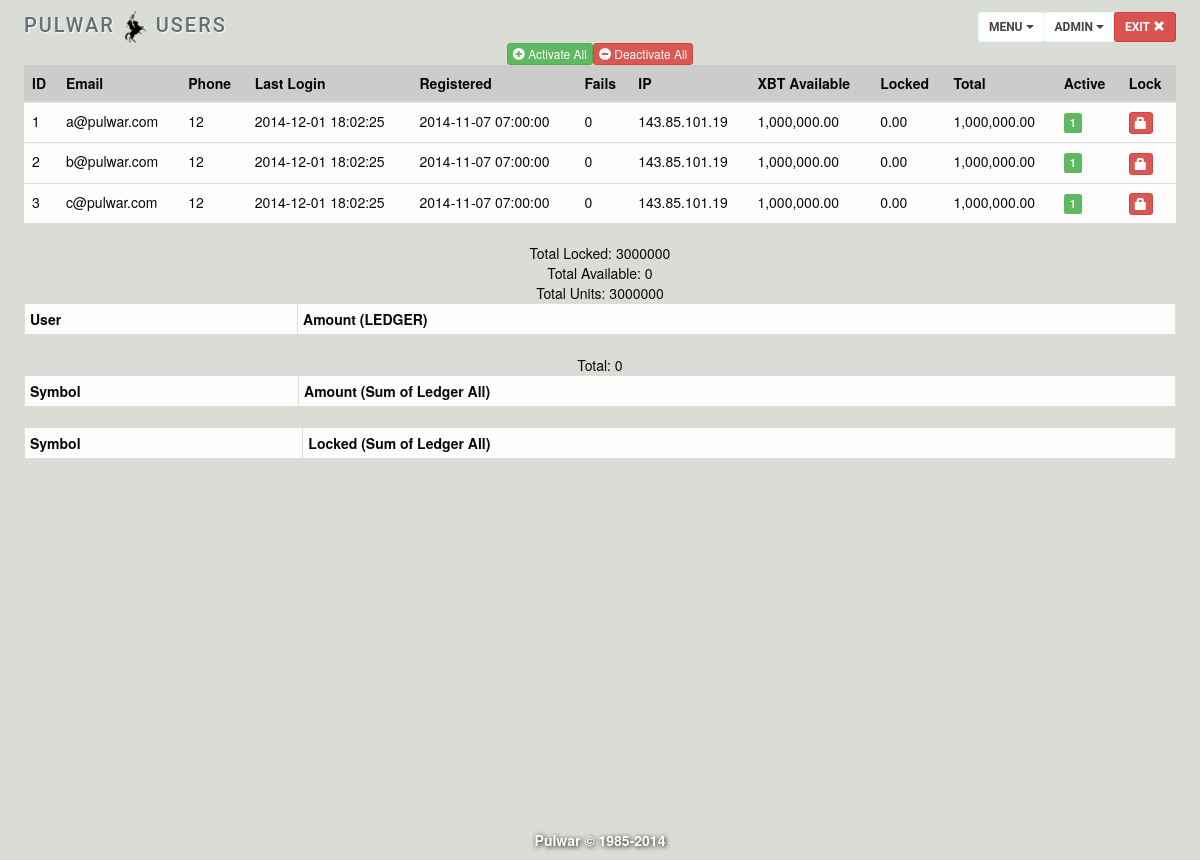
/admin_users.php (signed in), run on the app's committed database.
### tables this page shows
CREATE TABLE IF NOT EXISTS `users` (
  `id` int(10) NOT NULL AUTO_INCREMENT COMMENT 'user id',
  `email` varchar(63) NOT NULL,
  `fname` varchar(63) NOT NULL,
  `lname` varchar(63) NOT NULL,
  `birth` date NOT NULL,
  `address` varchar(63) NOT NULL,
  `city` varchar(63) NOT NULL,
  `region` varchar(63) NOT NULL,
  `zip` int(20) NOT NULL,
  `phone` int(20) NOT NULL,
  `question` varchar(63) NOT NULL,
  `answer` varchar(63) NOT NULL,
  `password` char(128) NOT NULL,
  `registered` timestamp NOT NULL DEFAULT CURRENT_TIMESTAMP,
  `last_login` timestamp NULL DEFAULT NULL,
  `ip` varchar(15) NOT NULL,
  `fails` int(1) NOT NULL DEFAULT '0' COMMENT 'failed login attempts',
  `active` int(1) NOT NULL DEFAULT '0' COMMENT '0 inactive or 1 active',
  PRIMARY KEY (`id`)
);

CREATE TABLE IF NOT EXISTS `accounts` (
  `id` int(10) NOT NULL,
  `units` bigint(20) unsigned NOT NULL DEFAULT '0',
  `loan` bigint(20) unsigned NOT NULL DEFAULT '0',
  `rate` decimal(65,30) NOT NULL DEFAULT '0.000000000000000000000000000000',
  `approved` int(1) NOT NULL DEFAULT '0',
  PRIMARY KEY (`id`)
);

### includes/constants.php (called while the page is built, shortened)
<?php
$unittype = "XBT";
?>

### includes/functions_exchange.php (called while the page is built, shortened)
<?php
function getPrice($price)
{
    require 'constants.php';
    $price = $price / 1000;
    return ($price);
}
?>

### templates/admin_users_form.php (the view, shortened to what this page needs)
            <span class="input-group-btn">
                <form action="admin_users.php" method="post"><button type="submit" class="btn btn-success btn-xs" name="activate" value="ALL"><span class="glyphicon glyphicon-plus-sign"></span> Activate All</button></form>
                <form action="admin_users.php" method="post"><button type="submit" class="btn btn-danger btn-xs" name="deactivate" value="ALL"><span class="glyphicon glyphicon-minus-sign"></span> Deactivate All</button></form>
            </span>
<table class="table" align="center">
    <thead>
        <tr bgcolor="#CCCCCC">
            <th>ID</th>
            <th>Email</th>
            <th>Phone</th>
            <th>Last Login</th>
            <th>Registered</th>
			<th>Fails</th>
            <th>IP</th>
            <th><?php echo($unittype)  ?> Available</th>
            <th>Locked</th>
            <th>Total</th>
            <th>Active</th>
            <th>Lock</th>
        </tr>
    </thead>
    <tbody>
<?php
$lockedunits=0;
$availableunits=0;
	    foreach ($searchusers as $row)
        {
            echo("<tr>");
            echo("<td>" . number_format($row["id"],0,".",",") . "</td>");
            echo("<td>" . htmlspecialchars($row["email"]) . "</td>");
            echo("<td>" . htmlspecialchars($row["phone"]) . "</td>");
            echo("<td>" . (date('Y-m-d H:i:s', strtotime($row["last_login"])) . "</td>"));
            echo("<td>" . (date('Y-m-d H:i:s', strtotime($row["registered"])) . "</td>"));
            echo("<td>" . htmlspecialchars($row["fails"]) . "</td>");
            echo("<td>" . htmlspecialchars($row["ip"]) . "</td>");
            echo("<td>" . number_format($row["units"],2,".",",") . "</td>");
            echo("<td>" . number_format($row["locked"],2,".",",") . "</td>");
            echo("<td>" . number_format(($row["locked"]+$row["units"]),2,".",",") . "</td>");
            if($row["active"]==1)
            {
                echo("<td><span class='label label-success'>" . number_format($row["active"],0,".",",") . "</span></td>");
                echo('<td><form method="post" action="admin_users.php"><button type="submit" class="btn btn-danger btn-xs" name="deactivate" value="' . $row["id"] . '"><span class="glyphicon glyphicon-lock"></span></button></form></td>');
            }
            echo("</tr>");
        $lockedunits=$lockedunits+$row["units"];
	$availableunits=$availableunits+$row["locked"];
        }
    ?>
    </tbody>
</table>
Total Locked: <?php echo $lockedunits; ?><br>
Total Available:  <?php echo $availableunits; ?><br>
Total Units:  <?php echo ($lockedunits + $availableunits); ?><br>
<table class="table table-condensed  table-bordered" >
    <tr>
        <td><b>User</b></td>
        <td><b>Amount (LEDGER)</b></td>
    </tr>
    <?php
    $totalunits=0;
    ?>
</table>
Total: <?php echo $totalunits; ?>
<table class="table table-condensed  table-bordered" >
    <tr>
        <td><b>Symbol</b></td>
        <td><b>Amount (Sum of Ledger All)</b></td>
    </tr>
</table>
<table class="table table-condensed  table-bordered" >
    <tr>
        <td><b>Symbol</b></td>
        <td><b>Locked (Sum of Ledger All)</b></td>
    </tr>
</table>

### templates/header.php (style rules this page uses)
.table { margin-bottom:0; }

### data on the page
users: accounts.id "1", email "a@pulwar.com", phone "12", last_login "2014-12-01 18:02:25", registered "2014-11-07 07:00:00", fails "0", ip "143.85.101.19", units "1,000,000.00", locked "0.00", active "1"
users: accounts.id "2", email "b@pulwar.com", phone "12", last_login "2014-12-01 18:02:25", registered "2014-11-07 07:00:00", fails "0", ip "143.85.101.19", units "1,000,000.00", locked "0.00", active "1"
users: accounts.id "3", email "c@pulwar.com", phone "12", last_login "2014-12-01 18:02:25", registered "2014-11-07 07:00:00", fails "0", ip "143.85.101.19", units "1,000,000.00", locked "0.00", active "1"

### other printed values
$sitename "PULWAR"
$title "USERS"
$unittype "XBT"
$lockedunits "3000000"
$availableunits "0"
$lockedunits + $availableunits "3000000"
$totalunits "0"
$sitename "Pulwar"
